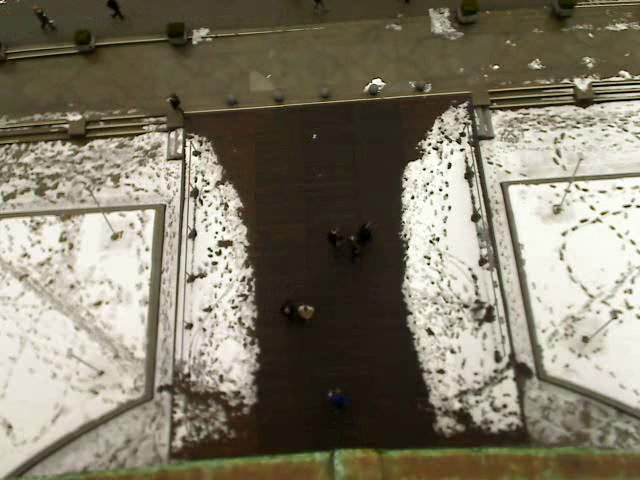
#> input picture frame 58 of Videos/video2.mp4, 640 x 480 px, given in place of video1.mp4, which was not available
$ python main.py   (older library calls are emulated)
#> lines starting #> are read from the running program, lines starting #| are printed output that depends on the picture; pictures that were not available may be replaced by others from this repository, and a replacement may not be noted
import cv2
import matplotlib.pyplot as plt
from sklearn.metrics import mean_absolute_error


def count_people(video_path):
    # initialize values
#> called with video_path = 'Videos/video1.mp4'
    init_frame = None
    counted_people = 0

    x_start_plateau = 180
    plateau_width = 330
    y_start_plateau = 120
    plateau_height = 340

    video = cv2.VideoCapture(video_path)

    while video.isOpened():
        flag, video_frame = video.read()
#> video_frame is the input picture: shape (480, 640, 3); mean B, G, R 105, 122.3, 128.7
        if not flag:
            break

        resized_frame = define_region_of_interest(video_frame, x_start_plateau, y_start_plateau, plateau_width,
                                                  plateau_height)

        grayscale_frame = to_gray_scale_frame(resized_frame)

        gb_frame = do_gaussian_blur_frame(grayscale_frame)

        if init_frame is None:
            init_frame = gb_frame
            continue

        distance = cv2.absdiff(init_frame, gb_frame)

        _, threshold_frame = cv2.threshold(distance, 13, 255, cv2.THRESH_BINARY)
        dilated_frame = cv2.dilate(threshold_frame, None, iterations=2)

        _, contours, _ = cv2.findContours(dilated_frame, cv2.RETR_EXTERNAL, cv2.CHAIN_APPROX_SIMPLE)

        for contour in contours:
            contour_area = cv2.contourArea(contour)
            if 120 > contour_area:
                continue

            x, y, width, height = cv2.boundingRect(contour)

            cv2.rectangle(resized_frame, (x, y), (x + width, y + height), (255, 0, 0), 2)
            center_point_x = x + (width / 2)
            center_point_y = y + (height / 2)
            center_point_x_int = x + (width // 2)
            center_point_y_int = y + (height // 2)

            center_point = (center_point_x_int, center_point_y_int)
            cv2.circle(resized_frame, center_point, 1, (0, 0, 255), 2)

            cv2.line(resized_frame, (0, plateau_height // 3), (plateau_width, plateau_height // 3), (0, 0, 255), 2)
            if crossed_threshold(center_point_y, plateau_height / 3):
                counted_people += 1
        #     plt.imshow(cv2.cvtColor(resized_frame, cv2.COLOR_BGR2RGB))
        # plt.show()

    print(counted_people)

    return counted_people


def do_gaussian_blur_frame(frame):
    return cv2.GaussianBlur(frame, (21, 21), 0)


def to_gray_scale_frame(frame):
    return cv2.cvtColor(frame, cv2.COLOR_BGR2GRAY)


def define_region_of_interest(frame, x, y, width, height):
#> called with x = 180, y = 120, width = 330, height = 340
    roi = frame[y:(y + height), x:(x + width)]
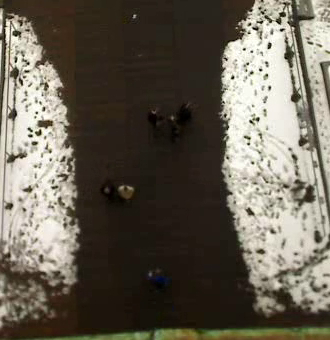
#> roi: shape (340, 330, 3); mean B, G, R 84.2, 96.7, 103.4
    return roi


def crossed_threshold(y, y_center_frame):
    res = y - y_center_frame
    if abs(res) <= 0.9:
        return True
    return False


def load_results():
    results = [count_people("Videos/video1.mp4"), count_people("Videos/video2.mp4"),
               count_people("Videos/video3.mp4"), count_people("Videos/video4.mp4"),
               count_people("Videos/video5.mp4"), count_people("Videos/video6.mp4"),
               count_people("Videos/video7.mp4"), count_people("Videos/video8.mp4"),
               count_people("Videos/video9.mp4"), count_people("Videos/video10.mp4")]
#> in to_gray_scale_frame, `return cv2.cvtColor(frame, cv2.COLOR_BGR2GRAY)`:
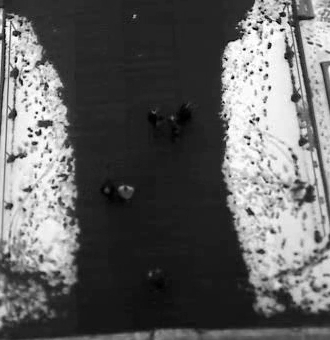
#> returned value: shape (340, 330); min 0, max 255, mean 97.3
#> in do_gaussian_blur_frame, `return cv2.GaussianBlur(frame, (21, 21), 0)`:
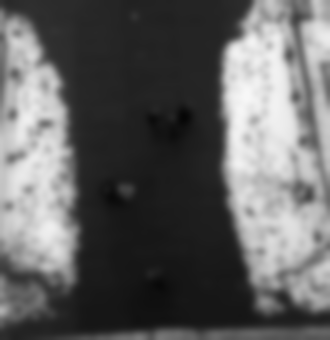
#> returned value: shape (340, 330); min 6, max 247, mean 97.3
    return results


def return_mae(given, final):
    mae = mean_absolute_error(given, final)
    return mae


if __name__ == '__main__':
    given_results = [4, 24, 17, 23, 17, 27, 29, 22, 10, 23]
    final_results = load_results()
    print("----------------------------------")
    print("Given results :")
    print(given_results)

    print("Final results:")
    print(final_results)
    print("----------------------------------")
    print("MAE:")
    print(str(return_mae(given_results, final_results)))

$ run again, starting later in the video
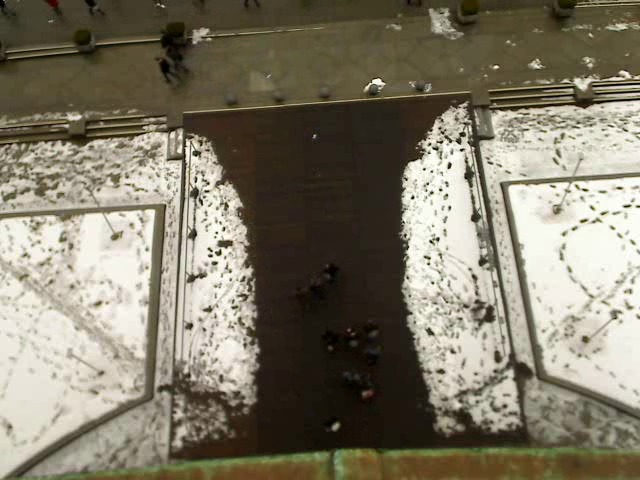
#> input picture frame 261 of Videos/video2.mp4, 640 x 480 px, given in place of video1.mp4, which was not available
#> in count_people, video_frame is the input picture: shape (480, 640, 3); mean B, G, R 104.7, 122.1, 128.6
#> in define_region_of_interest, `roi = frame[y:(y + height), x:(x + width)]`:
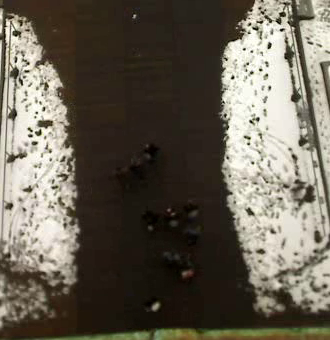
#> roi: shape (340, 330, 3); mean B, G, R 84, 96.7, 103.3
#> in to_gray_scale_frame, `return cv2.cvtColor(frame, cv2.COLOR_BGR2GRAY)`:
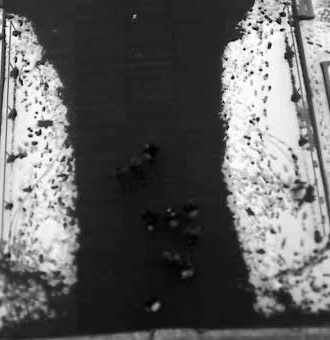
#> returned value: shape (340, 330); min 0, max 255, mean 97.2

$ run again, starting later in the video
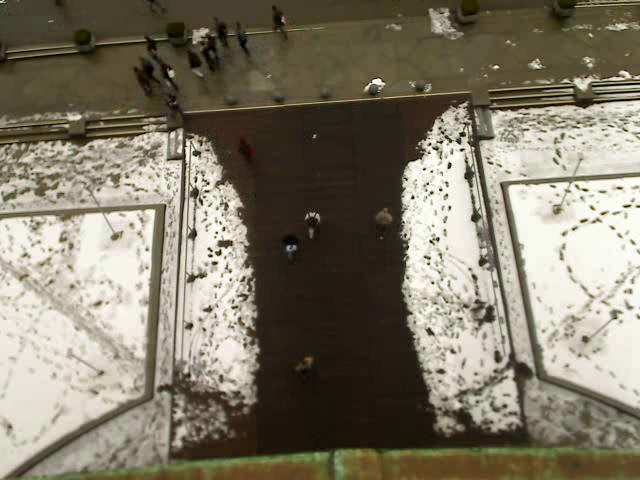
#> input picture frame 464 of Videos/video2.mp4, 640 x 480 px, given in place of video1.mp4, which was not available
#> in count_people, video_frame is the input picture: shape (480, 640, 3); mean B, G, R 104.7, 121.9, 128.3
#> in define_region_of_interest, `roi = frame[y:(y + height), x:(x + width)]`:
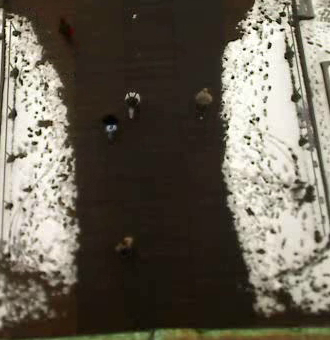
#> roi: shape (340, 330, 3); mean B, G, R 84.5, 97.1, 103.8
#> in do_gaussian_blur_frame, `return cv2.GaussianBlur(frame, (21, 21), 0)`:
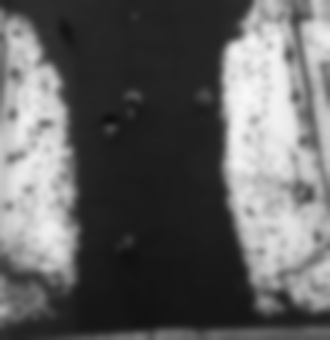
#> returned value: shape (340, 330); min 16, max 247, mean 97.6
